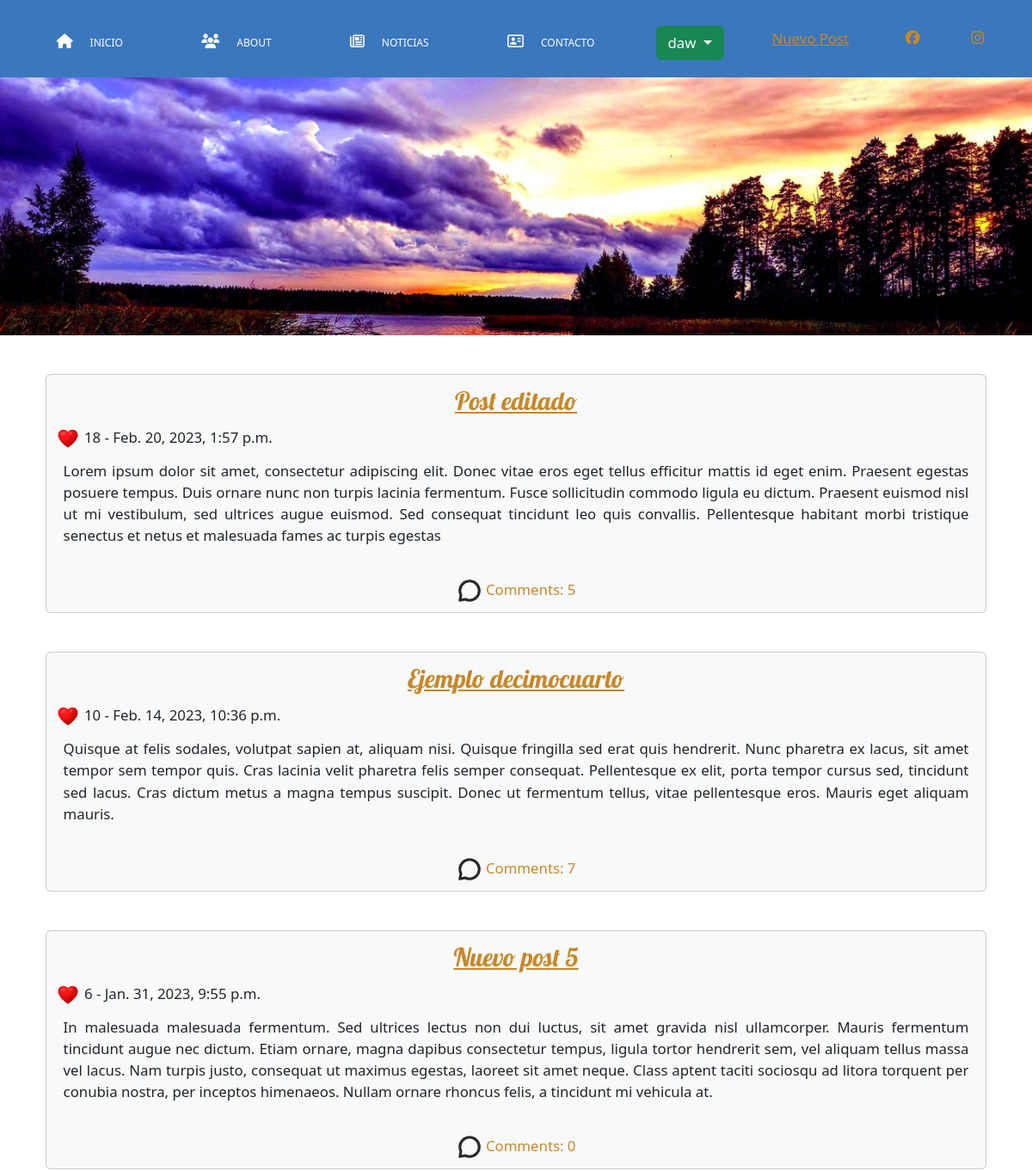
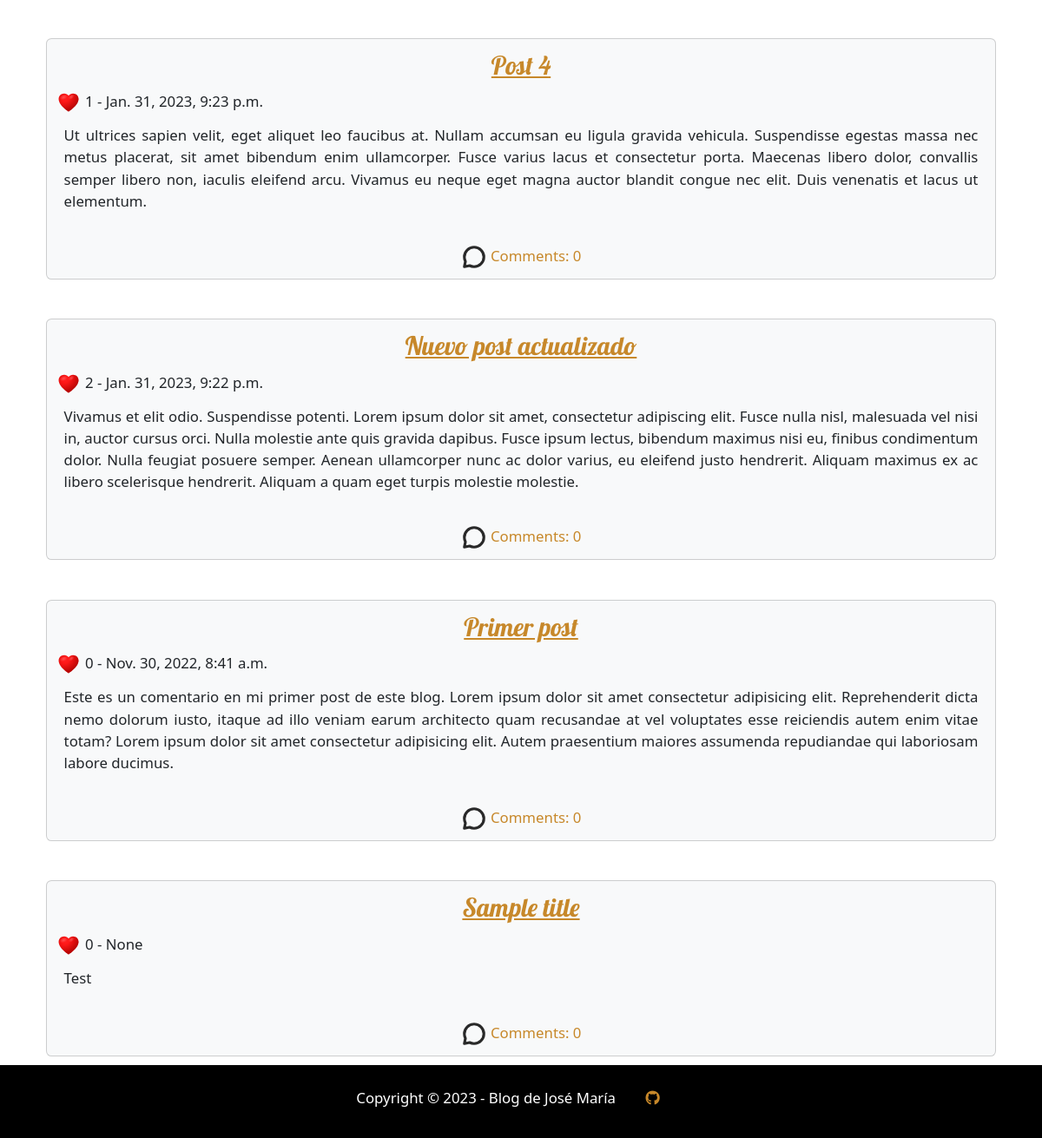
The app's page / (signed in) with its own data (2 pictures, top to bottom).
### blog/models.py (models this page shows, shortened)
class Post(models.Model):
    author = models.ForeignKey(settings.AUTH_USER_MODEL, on_delete=models.CASCADE)
    title = models.CharField(max_length=200)
    text = models.TextField()
    created_date = models.DateTimeField(default=timezone.now)
    published_date = models.DateTimeField(blank=True, null=True)
    likes = models.BigIntegerField(default=0)

### blog/views.py (the view)
# urls.py: path('', views.post_list, name='post_list'),
def post_list(request):
    posts = Post.objects.all().order_by('-published_date')
    return render(request, 'blog/post_list.html', {'posts': posts})

### blog/templates/blog/post_list.html
{% extends 'blog/base.html' %}
    {% block content %}
        {% for post in posts %}
            <br>
            <article class="card bg-light justify-content-end">
                <h1><a class="title" href="{% url 'post_detail' pk=post.pk %}">{{ post.title }}</a></h2>
                <div class="likes">{%load static %}<img src="{% static 'img/heart.svg' %}" class="icon"> {{ post.likes }} - {{ post.published_date }}</div>
                <p>{{ post.text|linebreaksbr }}</p>
                <a class="comentarios" href="{% url 'post_detail' pk=post.pk %}"> {%load static %}<img src="{% static 'img/comment.svg' %}" class="icon"> Comments: {{ post.comments.count }}</a>
            </article>
        {% endfor %}
    {% endblock %}

### blog/templates/blog/base.html (shortened to what this page needs)
{% load static %}
<!DOCTYPE html>
<html lang="en">
  <head>
    <link rel="stylesheet" href="{% static 'css/blog.css' %}" />
    <link
      href="https://cdn.jsdelivr.net/npm/bootstrap@5.2.3/dist/css/bootstrap.min.css"
      rel="stylesheet"
    />
  </head>
  <body>
    <header class="header">
      <div class="menu">
        <nav class="nav">
          <div class="inicio">
            <a class="nav-enlace" href="/"><i class="fa-solid fa-house"></i>inicio</a>
          </div>
          <div class="nosotros">
            <a class="nav-enlace" href="/about"><i class="fa-solid fa-users"></i>about</a>
          </div>
          <div class="noticias">
            <a class="nav-enlace" href="#"><i class="fa-regular fa-newspaper"></i>noticias</a>
          </div>
          <div class="contacto">
            <a class="nav-enlace" href="/contacto"
            ><i class="fa-regular fa-address-card"></i>contacto</a
            >
          </div>
          <div class="dropdown cuenta">
            <a class="btn btn-success dropdown-toggle usuario_conectado" href="#" role="button" data-bs-toggle="dropdown" aria-expanded="false">
              {% if user.is_authenticated %}
                {{ user.get_username }}
              {% else %}
                Login
              {% endif %}
            </a>
          </div>
        </nav>
        {% if user.is_authenticated %}
            <a href="{% url 'post_new' %}" class="top-menu"> Nuevo Post </a>
        {% endif %}
        <div class="social">
          <a href="https://es-es.facebook.com"
            ><i class="fa-brands fa-facebook"></i></a
          ><a href="https://www.instagram.com"
            ><i class="fa-brands fa-instagram"></i
          ></a>
        </div>
      </div>
      <div
        class="texto-principal"
        style="
          margin: 0;
          padding-bottom: 300px;
          background-image: url('{% static 'img/fondo-blog.jpg' %}');
          background-repeat: norepeat;
          background-size: cover;
          background-position: center;
        "
      ></div>
    </header>
    <div class="container">{% block content %} {% endblock %}</div>
    <footer>
      <nav class="pie">
        Copyright &copy; 2023 - Blog de José María
        <a href="https://github.com/JM10PRO"
          ><i class="fa-brands fa-github"></i
        ></a>
      </nav>
    </footer>
  </body>
</html>

### blog/static/css/blog.css (style rules this page uses)
* { box-sizing: border-box; margin: 10px; text-align: center; font-size: 1.4vw; }
html { margin: 0; }
body { margin: 0; background-color: #000; }
.header { background-color: #add8e6; margin: 0; display: flex; flex-flow: column wrap; }
.menu { background: #1b5db3c7; background-repeat: no-repeat; display: flex; flex-flow: row nowrap; align-items: center; margin: 0; }
.logo, .social { flex: 1 1 auto; }
.nav { display: flex; flex-flow: row wrap; justify-content: space-around; flex: 5 1 auto; }
i { padding: 10px; }
a:link { color: #c7882a !important; }
.nav a.nav-enlace { text-decoration: none; color: #fff !important; font-size: 1vw; text-transform: uppercase; }
h1 a, h6 a { color: #b85e1e; font-family: 'Lobster'; }
footer { background-color: black; display: flex; justify-content: center; margin: 0 auto; padding: 0px; height: 5rem; }
.pie { color: #fff; }
.title { font-size: 0.7em; }
.likes { text-align: start; margin: 0px 10px; }
article a.comentarios { text-decoration: none; background-color: rgba(255, 255, 255, 0); }
article p { text-align: justify; padding: 10px; }
div.cuenta a { color:#000 !important; }
div.cuenta a.usuario_conectado { color:#fff !important; }
img.icon { width: 30px; margin: 0; }

### records on screen
Post: title "Post editado", likes "18", published_date "Feb. 20, 2023, 1:57 p.m.", text "Lorem ipsum dolor sit amet, consectetur adipiscing elit. Donec vitae eros eget tellus efficitur mattis id eget enim. Praesent egestas posuere tempus. Duis ornare nunc non turpis lacinia fermentum. Fusce sollicitudin commodo ligula eu dictum. Praesent euismod nisl ut mi vestibulum, sed ultrices augue euismod. Sed consequat tincidunt leo quis convallis. Pellentesque habitant morbi tristique senectus et netus et malesuada fames ac turpis egestas", comments.count "5"
Post: title "Ejemplo decimocuarto", likes "10", published_date "Feb. 14, 2023, 10:36 p.m.", text "Quisque at felis sodales, volutpat sapien at, aliquam nisi. Quisque fringilla sed erat quis hendrerit. Nunc pharetra ex lacus, sit amet tempor sem tempor quis. Cras lacinia velit pharetra felis semper consequat. Pellentesque ex elit, porta tempor cursus sed, tincidunt sed lacus. Cras dictum metus a magna tempus suscipit. Donec ut fermentum tellus, vitae pellentesque eros. Mauris eget aliquam mauris.", comments.count "7"
Post: title "Nuevo post 5", likes "6", published_date "Jan. 31, 2023, 9:55 p.m.", text "In malesuada malesuada fermentum. Sed ultrices lectus non dui luctus, sit amet gravida nisl ullamcorper. Mauris fermentum tincidunt augue nec dictum. Etiam ornare, magna dapibus consectetur tempus, ligula tortor hendrerit sem, vel aliquam tellus massa vel lacus. Nam turpis justo, consequat ut maximus egestas, laoreet sit amet neque. Class aptent taciti sociosqu ad litora torquent per conubia nostra, per inceptos himenaeos. Nullam ornare rhoncus felis, a tincidunt mi vehicula at.", comments.count "0"
Post: title "Post 4", likes "1", published_date "Jan. 31, 2023, 9:23 p.m.", text "Ut ultrices sapien velit, eget aliquet leo faucibus at. Nullam accumsan eu ligula gravida vehicula. Suspendisse egestas massa nec metus placerat, sit amet bibendum enim ullamcorper. Fusce varius lacus et consectetur porta. Maecenas libero dolor, convallis semper libero non, iaculis eleifend arcu. Vivamus eu neque eget magna auctor blandit congue nec elit. Duis venenatis et lacus ut elementum.", comments.count "0"
Post: title "Nuevo post actualizado", likes "2", published_date "Jan. 31, 2023, 9:22 p.m.", text "Vivamus et elit odio. Suspendisse potenti. Lorem ipsum dolor sit amet, consectetur adipiscing elit. Fusce nulla nisl, malesuada vel nisi in, auctor cursus orci. Nulla molestie ante quis gravida dapibus. Fusce ipsum lectus, bibendum maximus nisi eu, finibus condimentum dolor. Nulla feugiat posuere semper. Aenean ullamcorper nunc ac dolor varius, eu eleifend justo hendrerit. Aliquam maximus ex ac libero scelerisque hendrerit. Aliquam a quam eget turpis molestie molestie.", comments.count "0"
Post: title "Primer post", likes "0", published_date "Nov. 30, 2022, 8:41 a.m.", text "Este es un comentario en mi primer post de este blog. Lorem ipsum dolor sit amet consectetur adipisicing elit. Reprehenderit dicta nemo dolorum iusto, itaque ad illo veniam earum architecto quam recusandae at vel voluptates esse reiciendis autem enim vitae totam? Lorem ipsum dolor sit amet consectetur adipisicing elit. Autem praesentium maiores assumenda repudiandae qui laboriosam labore ducimus.", comments.count "0"
Post: title "Sample title", likes "0", published_date "None", text "Test", comments.count "0"

### other values on screen
{{ user.get_username }} "daw"
